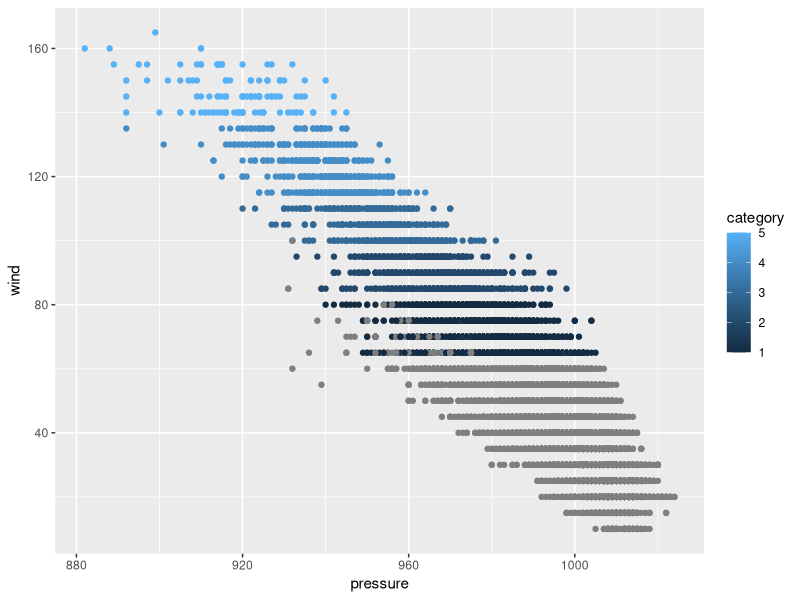

Generate this figure with R:
## ---- chunk 1
library(tidyverse)
library(ggplot2)
## ---- chunk 2
ggplot(data = storms)+
  geom_point(mapping = aes(x = pressure, y = wind, color = category))
